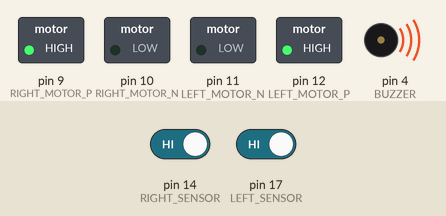
Recording of a sketch running on a simulated Arduino Uno, built with avr-gcc and run on an emulated ATmega328P. Shown: switched loads named in the sketch (green lamp = pin HIGH), buzzer (waves = sounding). Inputs (shaded band) come from the test bench; at power-on: pin 14 (RIGHT_SENSOR) HIGH, pin 17 (LEFT_SENSOR) HIGH.

Above: at 1.2 s.
1.3 s: pin 14 (RIGHT_SENSOR) driven LOW
At 1.9 s:
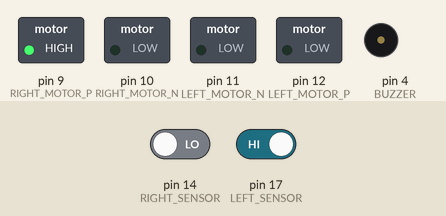
2.8 s: pin 17 (LEFT_SENSOR) driven LOW
At 3.2 s:
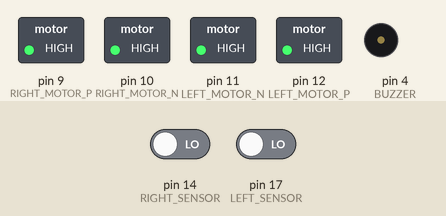
4.3 s: pin 14 (RIGHT_SENSOR) driven HIGH
At 5.5 s:
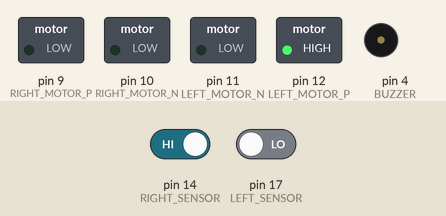
5.8 s: pin 17 (LEFT_SENSOR) driven HIGH
At 6.7 s:
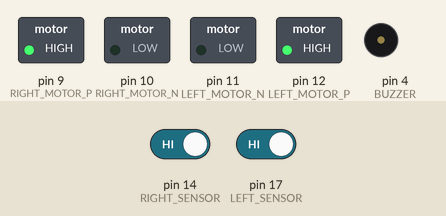
Timing chart, 0 to 8.3 s (numbered marks = the images above; inputs shaded):
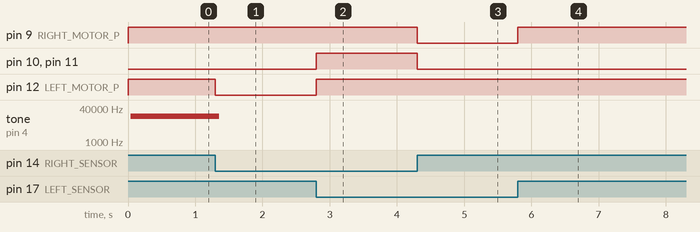

Measured:
- after the input at 1.3 s, pin 12 (LEFT_MOTOR_P): HIGH → LOW at once; tone on pin 4 (BUZZER): 16293 Hz → silent after 0.06 s
- after the input at 2.8 s, pin 10 (RIGHT_MOTOR_N), pin 11 (LEFT_MOTOR_N), pin 12 (LEFT_MOTOR_P): LOW → HIGH at once
- after the input at 4.3 s, pin 9 (RIGHT_MOTOR_P), pin 10 (RIGHT_MOTOR_N), pin 11 (LEFT_MOTOR_N): HIGH → LOW at once
- after the input at 5.8 s, pin 9 (RIGHT_MOTOR_P): LOW → HIGH at once

The sketch:

arduino_line_follower.ino
```cpp
/*************************************************************
  Connection Setting of RoboMart Line Follower Development Kit
  Reference: https://www.scribd.com/document/238827643/User-Manual-IBOT-Mini-V3#

LEDs  ---@----------------> PB1  - D9   -->  Output
LEDs  ---@----------------> PB2  - D10  -->  Output
LEDs  ---@----------------> PB3  - D11  -->  Output
LEDs  ---@----------------> PB4  - D12  -->  Output
Left Sensor  -------------> PC3 -  A3/D17   -->  Input
Right Sensor -------------> PC0 -  A0/D14   -->  Input
Buzzer       -------------> PD4 -  D4   ---> Output
Right Motor (+) ----------> PB1  - D9   ---> Output
Right Motor (-) ----------> PB2  - D10  ---> Output
Left Motor (-) ----------> PB3  - D11  ---> Output
Left Motor (+) ----------> PB4  - D12  ---> Output
Buzzer          ----------> PD4  - D4   ---> Output
RESET --------------------> PC6  - RESET
Crystall Oscialltor (12Mhz) --> PB6 and PB7
VB = Battery Supply
VCC = Regulated 5V+
Gnd = Gnd (0V)
*************************************************************/
#define RIGHT_MOTOR_P  9
#define RIGHT_MOTOR_N  10
#define LEFT_MOTOR_N   11
#define LEFT_MOTOR_P   12
#define LEFT_SENSOR    17
#define RIGHT_SENSOR   14
#define BUZZER         4

int BuzzerValue=0x00;

  void setup() {
  // put your setup code here, to run once:
  // Motor
    pinMode(RIGHT_MOTOR_P, OUTPUT);
    pinMode(RIGHT_MOTOR_N, OUTPUT);
    pinMode(LEFT_MOTOR_N, OUTPUT);
    pinMode(LEFT_MOTOR_P, OUTPUT);

  // Buzer
    pinMode(BUZZER, OUTPUT);
    // Sensor
    pinMode(LEFT_SENSOR, INPUT);
    pinMode(RIGHT_SENSOR, INPUT);


}

void loop() {
  // put your main code here, to run repeatedly:
  int LeftSensorVal = digitalRead(LEFT_SENSOR);
  int RightSensorVal = digitalRead(RIGHT_SENSOR);

 // When both Sensor Off , Then Stop Motor
 if(LeftSensorVal ==0 && RightSensorVal == 0){
    digitalWrite(RIGHT_MOTOR_P, HIGH);
    digitalWrite(RIGHT_MOTOR_N, HIGH);
    digitalWrite(LEFT_MOTOR_N, HIGH);
    digitalWrite(LEFT_MOTOR_P, HIGH);
    BuzzerValue = LOW;

  }

      // Turn Right
 if(LeftSensorVal ==0 && RightSensorVal == 1){
    digitalWrite(RIGHT_MOTOR_P, LOW);
    digitalWrite(RIGHT_MOTOR_N, LOW);
    digitalWrite(LEFT_MOTOR_N, LOW);
    digitalWrite(LEFT_MOTOR_P, HIGH);
    BuzzerValue = HIGH;
 }

        // Turn Left
 if(LeftSensorVal ==1 && RightSensorVal == 0){
    digitalWrite(RIGHT_MOTOR_P, HIGH);
    digitalWrite(RIGHT_MOTOR_N, LOW);
    digitalWrite(LEFT_MOTOR_N, LOW);
    digitalWrite(LEFT_MOTOR_P, LOW);
    BuzzerValue = HIGH;
  }

  // Turn Move Forward
 if(LeftSensorVal ==1 && RightSensorVal == 1){
    digitalWrite(RIGHT_MOTOR_P, HIGH);
    digitalWrite(RIGHT_MOTOR_N, LOW);
    digitalWrite(LEFT_MOTOR_N, LOW);
    digitalWrite(LEFT_MOTOR_P, HIGH);
    BuzzerValue = ~BuzzerValue;
  }
  digitalWrite(BUZZER, BuzzerValue);

}
```

arduino_line_follower.ino.cpp
```cpp
#include <Arduino.h>
#line 1 "/home/dinesha/workarea/opencore/git/riscduino_bringup/2206Q/tests/btest_line_follower/btest_line_follower.ino"
/*************************************************************
  Connection Setting of RoboMart Line Follower Development Kit
  Reference: https://www.scribd.com/document/238827643/User-Manual-IBOT-Mini-V3#

LEDs  ---@----------------> PB1  - D9       -->  Output
LEDs  ---@----------------> PB2  - D10      -->  Output
LEDs  ---@----------------> PB3  - D11      -->  Output
LEDs  ---@----------------> PB4  - D12      -->  Output
Left Sensor  -------------> PC3 -  A3/D17   -->  Input
Right Sensor -------------> PC0 -  A0/D14   -->  Input
Buzzer       -------------> PD4 -  D4       ---> Output
Right Motor (+) ----------> PB1  - D9       ---> Output
Right Motor (-) ----------> PB2  - D10      ---> Output
Left Motor (-) ---------->  PB3  - D11      ---> Output
Left Motor (+) ---------->  PB4  - D12      ---> Output
Buzzer          ----------> PD4  - D4       ---> Output
RESET --------------------> PC6  - RESET
Crystall Oscialltor (12Mhz) --> PB6 and PB7
VB = Battery Supply
VCC = Regulated 5V+
Gnd = Gnd (0V)
*************************************************************/
#define RIGHT_MOTOR_P  9
#define RIGHT_MOTOR_N  10
#define LEFT_MOTOR_N   11
#define LEFT_MOTOR_P   12
#define LEFT_SENSOR    17
#define RIGHT_SENSOR   14
#define BUZZER         4

int BuzzerValue=0x00;

#line 33 "/home/dinesha/workarea/opencore/git/riscduino_bringup/2206Q/tests/btest_line_follower/btest_line_follower.ino"
void setup();
#line 50 "/home/dinesha/workarea/opencore/git/riscduino_bringup/2206Q/tests/btest_line_follower/btest_line_follower.ino"
void loop();
#line 33 "/home/dinesha/workarea/opencore/git/riscduino_bringup/2206Q/tests/btest_line_follower/btest_line_follower.ino"
  void setup() {
  // put your setup code here, to run once:
  // Motor
    pinMode(RIGHT_MOTOR_P, OUTPUT);
    pinMode(RIGHT_MOTOR_N, OUTPUT);
    pinMode(LEFT_MOTOR_N, OUTPUT);
    pinMode(LEFT_MOTOR_P, OUTPUT);

  // Buzer
    pinMode(BUZZER, OUTPUT);
    // Sensor
    pinMode(LEFT_SENSOR, INPUT);
    pinMode(RIGHT_SENSOR, INPUT);


}

void loop() {
  // put your main code here, to run repeatedly:
  int LeftSensorVal = digitalRead(LEFT_SENSOR);
  int RightSensorVal = digitalRead(RIGHT_SENSOR);

 // When both Sensor Off , Then Stop Motor
 if(LeftSensorVal ==0 && RightSensorVal == 0){
    digitalWrite(RIGHT_MOTOR_P, HIGH);
    digitalWrite(RIGHT_MOTOR_N, HIGH);
    digitalWrite(LEFT_MOTOR_N, HIGH);
    digitalWrite(LEFT_MOTOR_P, HIGH);
    BuzzerValue = LOW;

  }

      // Turn Right
 if(LeftSensorVal ==0 && RightSensorVal == 1){
    digitalWrite(RIGHT_MOTOR_P, LOW);
    digitalWrite(RIGHT_MOTOR_N, LOW);
    digitalWrite(LEFT_MOTOR_N, LOW);
    digitalWrite(LEFT_MOTOR_P, HIGH);
    BuzzerValue = HIGH;
 }

        // Turn Left
 if(LeftSensorVal ==1 && RightSensorVal == 0){
    digitalWrite(RIGHT_MOTOR_P, HIGH);
    digitalWrite(RIGHT_MOTOR_N, LOW);
    digitalWrite(LEFT_MOTOR_N, LOW);
    digitalWrite(LEFT_MOTOR_P, LOW);
    BuzzerValue = HIGH;
  }

  // Turn Move Forward
 if(LeftSensorVal ==1 && RightSensorVal == 1){
    digitalWrite(RIGHT_MOTOR_P, HIGH);
    digitalWrite(RIGHT_MOTOR_N, LOW);
    digitalWrite(LEFT_MOTOR_N, LOW);
    digitalWrite(LEFT_MOTOR_P, HIGH);
    BuzzerValue = ~BuzzerValue;
  }
  digitalWrite(BUZZER, BuzzerValue);

}
```
